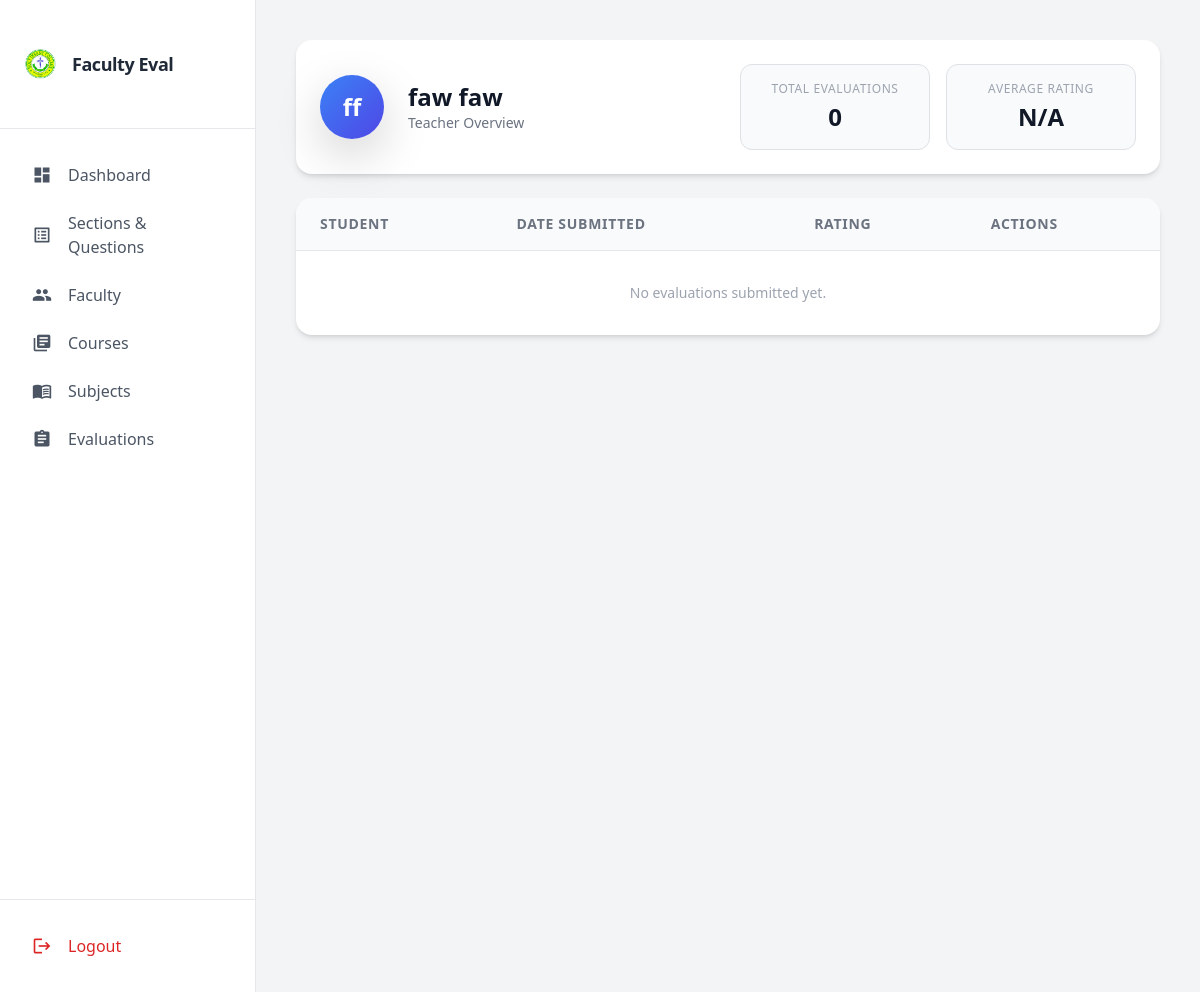
Page /teachers/3/detail/ on the committed database.
### evaluation/models.py (models this page shows, shortened)
class Teacher(models.Model):
    first_name = models.CharField(max_length=50, null=True, blank=True)
    last_name = models.CharField(max_length=50, null=True, blank=True)

### evaluation/views.py (the view)
# urls.py: path('teachers/<int:pk>/detail/', views.teacher_detail, name='teacher_detail'),
def teacher_detail(request, pk):
    teacher = get_object_or_404(Teacher, pk=pk)
    evaluations = teacher.evaluations.prefetch_related('items').all()
    all_ratings = []
    for eval in evaluations:
        for item in eval.items.all():
            if item.rating in ['1','2','3','4','5']:
                all_ratings.append(int(item.rating))
    avg_rating = round(sum(all_ratings)/len(all_ratings),2) if all_ratings else 0
    context = {
        'teacher': teacher,
        'teacher_evaluations': evaluations,
        'avg_rating': avg_rating
    }
    return render(request, 'admins/teacher_details.html', context)

### templates/admins/teacher_details.html (shortened to what this page needs)
{% extends 'admins/base.html' %}
{% block content %}
<div class="flex flex-col min-h-screen bg-gray-100 md:p-6">
    <div class="bg-white rounded-2xl shadow-md p-6 mb-6 flex flex-col md:flex-row md:items-center md:justify-between gap-4">
        <div class="flex items-center gap-4 flex-1 min-w-[220px]">
            <div class="w-16 h-16 rounded-full bg-gradient-to-br from-blue-500 to-indigo-600 flex items-center justify-center text-white text-2xl font-bold shadow-lg">
                {{ teacher.first_name|slice:":1" }}{{ teacher.last_name|slice:":1" }}
            </div>
            <div class="truncate">
                <h1 class="text-2xl font-bold text-gray-900 truncate">
                    {{ teacher.first_name }} {{ teacher.last_name }}
                </h1>
                <p class="text-sm text-gray-500 truncate">
                    Teacher Overview
                </p>
            </div>
        </div>
        <div class="flex flex-wrap gap-3 justify-start md:justify-end flex-1 min-w-[220px]">
            <div class="bg-gray-50 border border-gray-200 rounded-xl px-6 py-3 text-center flex-1 min-w-[140px]">
                <p class="text-xs font-medium text-gray-400 uppercase tracking-wider">Total Evaluations</p>
                <p class="text-2xl font-semibold text-gray-900 mt-1">{{ teacher.evaluations.count }}</p>
            </div>
            <div class="bg-gray-50 border border-gray-200 rounded-xl px-6 py-3 text-center flex-1 min-w-[140px]">
                <p class="text-xs font-medium text-gray-400 uppercase tracking-wider">Average Rating</p>
                <p class="text-2xl font-semibold text-gray-900 mt-1">
                    {{ avg_rating|default:"N/A" }}
                </p>
            </div>
        </div>
    </div>
    <div class="bg-white rounded-2xl shadow-md overflow-x-auto">
        <table class="min-w-full divide-y divide-gray-200 text-sm">
            <thead class="bg-gray-50">
                <tr>
                    <th class="px-6 py-3 text-left text-gray-500 uppercase tracking-wider">Student</th>
                    <th class="px-6 py-3 text-left text-gray-500 uppercase tracking-wider">Date Submitted</th>
                    <th class="px-6 py-3 text-left text-gray-500 uppercase tracking-wider">Rating</th>
                    <th class="px-6 py-3 text-left text-gray-500 uppercase tracking-wider">Actions</th>
                </tr>
            </thead>
            <tbody class="divide-y divide-gray-100">
                {% for eval in teacher.evaluations.all %}
                <tr class="hover:bg-blue-50 transition-colors">
                    <td class="px-6 py-3 font-medium text-gray-900">
                        {% if eval.student_name %}
                            {{ eval.student_name }}
                        {% else %}
                            {{ eval.student_id }}
                        {% endif %}
                    </td>
                    <td class="px-6 py-3 text-gray-500">{{ eval.submitted_at|date:"M d, Y H:i" }}</td>
                    <td class="px-6 py-3 text-gray-700">
                        {% if eval.rating %}
                            {{ eval.rating }} / 5
                        {% else %}
                            N/A
                        {% endif %}
                    </td>
                    <td class="px-6 py-3">
                        <a href="{% url 'evaluation_detail' eval.id %}"
                           class="inline-block px-3 py-1 text-blue-600 hover:text-blue-800 font-medium transition-colors rounded-md">
                           View
                        </a>
                    </td>
                </tr>
                {% empty %}
                <tr>
                    <td colspan="4" class="px-6 py-8 text-center text-gray-400">
                        No evaluations submitted yet.
                    </td>
                </tr>
                {% endfor %}
            </tbody>
        </table>
    </div>
</div>
{% endblock %}

### rows in the picture
Teacher: first_name "f", first_name "faw", last_name "faw", evaluations.count "0"

### other values in the picture
{{ avg_rating|default:"N/A" }} "N/A"
